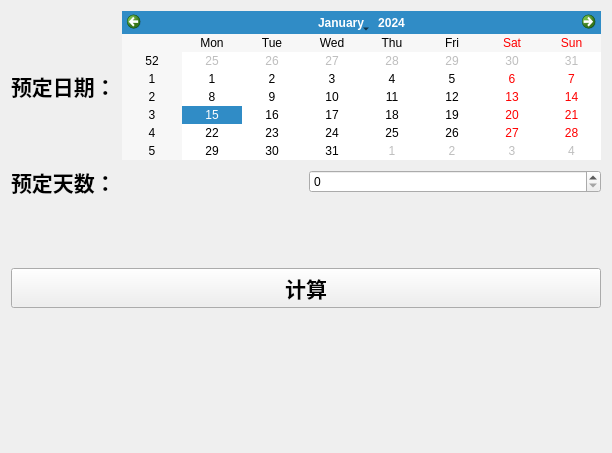
<?xml version="1.0" encoding="UTF-8"?>
<ui version="4.0">
 <class>Form</class>
 <widget class="QWidget" name="Form">
  <property name="geometry">
   <rect>
    <x>0</x>
    <y>0</y>
    <width>612</width>
    <height>453</height>
   </rect>
  </property>
  <property name="windowTitle">
   <string>Form</string>
  </property>
  <property name="styleSheet">
   <string notr="true"/>
  </property>
  <layout class="QVBoxLayout" name="verticalLayout">
   <item>
    <layout class="QHBoxLayout" name="horizontalLayout">
     <item>
      <widget class="QLabel" name="label">
       <property name="font">
        <font>
         <family>等距更纱黑体 SC</family>
         <pointsize>16</pointsize>
         <bold>true</bold>
        </font>
       </property>
       <property name="text">
        <string>预定日期：</string>
       </property>
      </widget>
     </item>
     <item>
      <widget class="QCalendarWidget" name="calendarWidget">
       <property name="styleSheet">
        <string notr="true"/>
       </property>
      </widget>
     </item>
    </layout>
   </item>
   <item>
    <layout class="QHBoxLayout" name="horizontalLayout_2">
     <item>
      <widget class="QLabel" name="label_2">
       <property name="font">
        <font>
         <family>等距更纱黑体 SC</family>
         <pointsize>16</pointsize>
         <bold>true</bold>
        </font>
       </property>
       <property name="text">
        <string>预定天数：</string>
       </property>
      </widget>
     </item>
     <item>
      <widget class="QSpinBox" name="spinBox"/>
     </item>
    </layout>
   </item>
   <item>
    <spacer name="verticalSpacer">
     <property name="orientation">
      <enum>Qt::Orientation::Vertical</enum>
     </property>
     <property name="sizeHint" stdset="0">
      <size>
       <width>20</width>
       <height>40</height>
      </size>
     </property>
    </spacer>
   </item>
   <item>
    <widget class="QPushButton" name="pushButton">
     <property name="font">
      <font>
       <family>等距更纱黑体 SC</family>
       <pointsize>16</pointsize>
       <bold>true</bold>
      </font>
     </property>
     <property name="text">
      <string>计算</string>
     </property>
    </widget>
   </item>
   <item>
    <spacer name="verticalSpacer_2">
     <property name="orientation">
      <enum>Qt::Orientation::Vertical</enum>
     </property>
     <property name="sizeHint" stdset="0">
      <size>
       <width>20</width>
       <height>40</height>
      </size>
     </property>
    </spacer>
   </item>
   <item>
    <widget class="QLabel" name="label_reservation">
     <property name="font">
      <font>
       <family>等距更纱黑体 SC</family>
       <pointsize>16</pointsize>
       <bold>true</bold>
      </font>
     </property>
     <property name="text">
      <string/>
     </property>
    </widget>
   </item>
   <item>
    <widget class="QLabel" name="label_result">
     <property name="font">
      <font>
       <family>等距更纱黑体 SC</family>
       <pointsize>16</pointsize>
       <bold>true</bold>
      </font>
     </property>
     <property name="text">
      <string/>
     </property>
    </widget>
   </item>
  </layout>
 </widget>
 <resources/>
 <connections/>
</ui>
